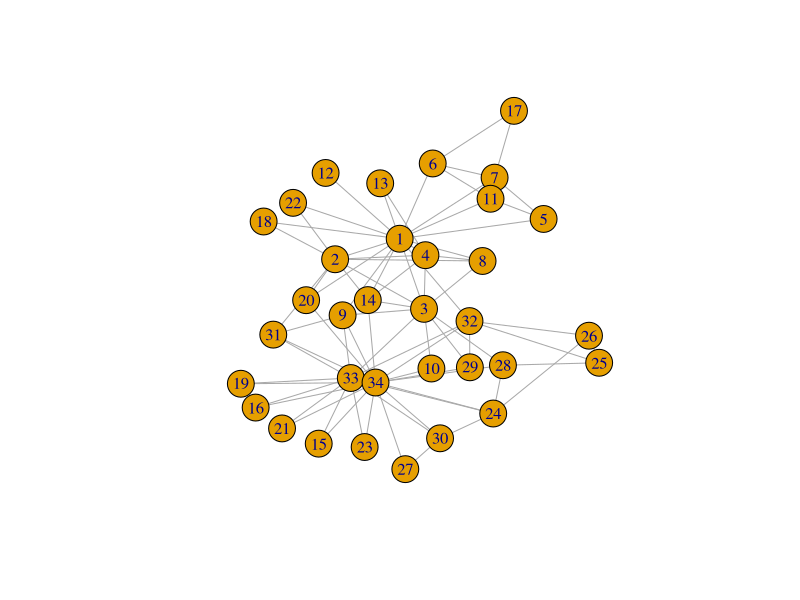
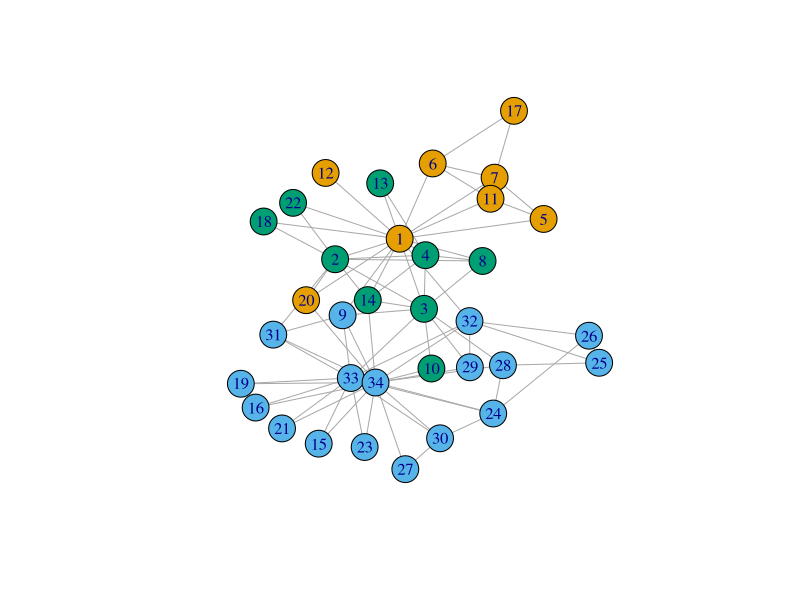

Reproduce these figures in R, in order.
## ---- chunk 1
library(igraph)
karate <- make_graph("Zachary")
karate$layout <- layout_with_kk(karate)
plot(karate)
## ---- chunk 2
fc <- cluster_fast_greedy(karate)
memb <- membership(fc)
plot(karate, vertex.color=memb)
## ---- chunk 3
edge.list<-data.frame(get.edgelist(karate,names=TRUE))
edge.list$ID<-"friends"
head(edge.list)
## ---- chunk 4
library(network)
nodes<-as.matrix(V(karate))
node.data<-data.frame(ID=nodes,group=as.matrix(memb))
#add color
node.data$color<-rainbow(length(unique(node.data$group)))[factor(node.data$group)]
#add size based on centrality
#rescale to 20-60
library(scales)
node.data$size<-rescale(closeness(karate, mode="all"),to=c(10,40))
head(node.data)
## ---- chunk 5
sessionInfo()
